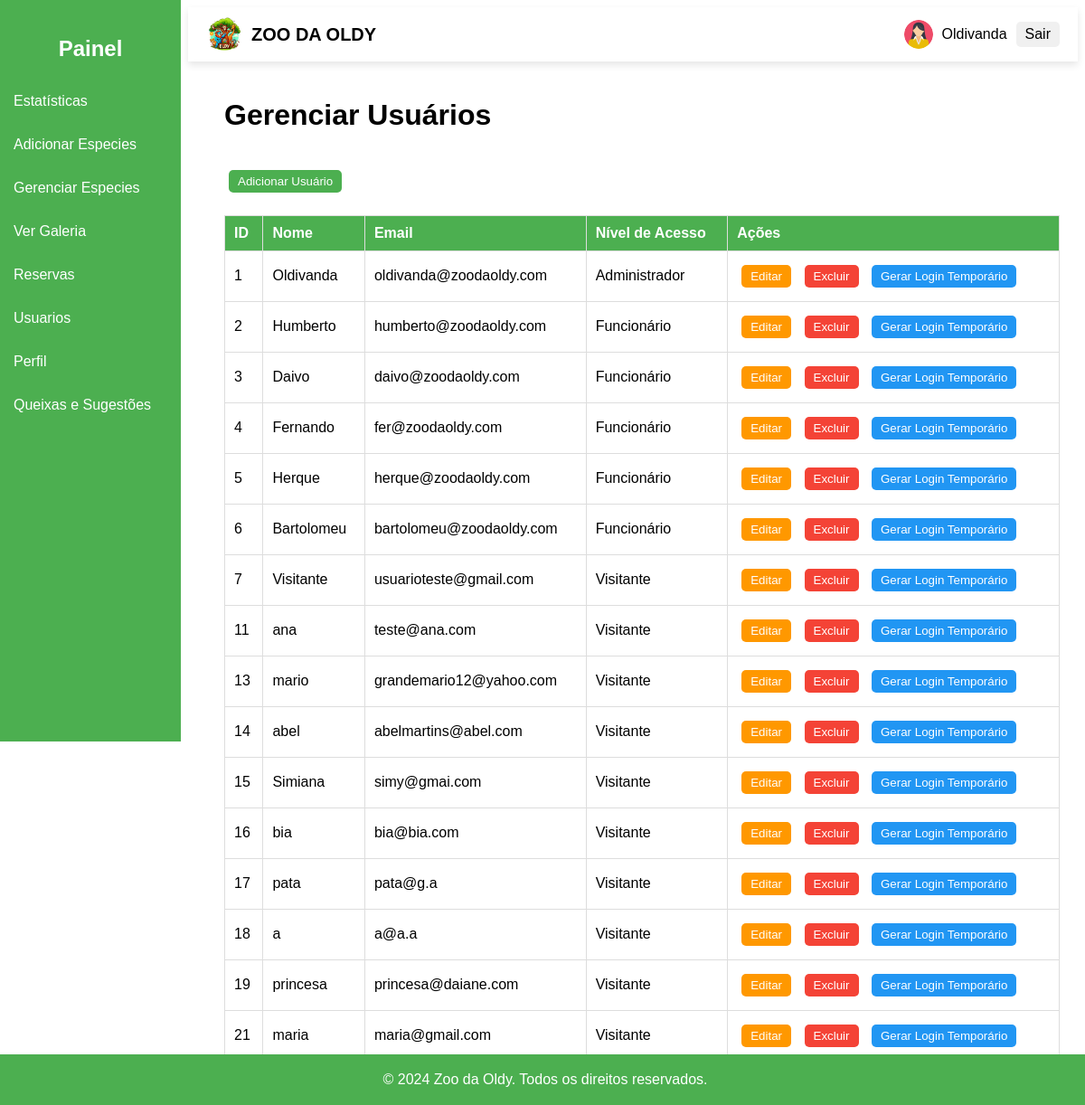
The page /admin/painel.php?page=gerir_usuarios (signed in) on the database its author committed.
### tables this page shows
CREATE TABLE `usuarios` (
  `id` int(11) NOT NULL,
  `username` varchar(50) NOT NULL,
  `password` varchar(255) NOT NULL,
  `nivel_id` int(11) NOT NULL,
  `nome` varchar(100) NOT NULL,
  `apelido` varchar(100) DEFAULT NULL,
  `sexo` enum('M','F','Outro') NOT NULL,
  `endereco` varchar(255) DEFAULT NULL,
  `nacionalidade` varchar(100) DEFAULT NULL,
  `telefone` varchar(15) DEFAULT NULL,
  `data_nascimento` date DEFAULT NULL,
  `ocupacao` varchar(100) DEFAULT NULL,
  `email` varchar(100) DEFAULT NULL,
  `created_at` timestamp NOT NULL DEFAULT current_timestamp(),
  `reset_token` varchar(255) DEFAULT NULL
);

### admin/gerir_usuarios.php (the view, shortened to what this page needs)
<?php
$conn = conectarBancoDeDados();
$stmt = $conn->prepare("SELECT * FROM usuarios");
$stmt->execute();
$usuarios = $stmt->fetchAll(PDO::FETCH_ASSOC);
?>
<!DOCTYPE html>
<html lang="pt-br">
<head>
</head>
<body>
    <h1>Gerenciar Usuários</h1>
    <button class="btn add-btn" onclick="abrirModalAdicionar()">Adicionar Usuário</button>
    <table>
        <thead>
            <tr>
                <th>ID</th>
                <th>Nome</th>
                <th>Email</th>
                <th>Nível de Acesso</th>
                <th>Ações</th>
            </tr>
        </thead>
        <tbody>
            <?php foreach ($usuarios as $usuario) : ?>
                <tr>
                    <td><?= htmlspecialchars($usuario['id']); ?></td>
                    <td><?= htmlspecialchars($usuario['nome']); ?></td>
                    <td><?= htmlspecialchars($usuario['email']); ?></td>
                    <td>
                        <?= $usuario['nivel_id'] == 1 ? 'Administrador' : ($usuario['nivel_id'] == 2 ? 'Funcionário' : 'Visitante'); ?>
                    </td>
                    <td>
                        <button class="btn edit-btn" onclick="abrirModalEditar(<?= $usuario['id']; ?>)">Editar</button>
                        <button class="btn delete-btn" onclick="excluirUsuario(<?= $usuario['id']; ?>)">Excluir</button>
                        <button class="btn temp-login-btn" onclick="gerarLoginTemporario(<?= $usuario['id']; ?>)">Gerar Login Temporário</button>
                    </td>
                </tr>
            <?php endforeach; ?>
        </tbody>
    </table>
</body>
</html>

### admin/painel.php (shortened to what this page needs)
<?php
$host = 'localhost';
$db = 'zoo_da_oldy';
$user = 'root';
$pass = '';
$charset = 'utf8mb4';
$dsn = "mysql:host=$host;dbname=$db;charset=$charset";
$options = [
    PDO::ATTR_ERRMODE => PDO::ERRMODE_EXCEPTION,
    PDO::ATTR_DEFAULT_FETCH_MODE => PDO::FETCH_ASSOC,
    PDO::ATTR_EMULATE_PREPARES => false,
];
try {
    $pdo = new PDO($dsn, $user, $pass, $options);
} catch (\PDOException $e) {
    die("Erro na conexão com o banco de dados: " . $e->getMessage());
}
$user_id = $_SESSION['user_id'];
$stmt = $pdo->prepare("SELECT nome, sexo FROM usuarios WHERE id = :id");
$stmt->execute(['id' => $user_id]);
$user = $stmt->fetch();
$avatar = '';
if ($user['sexo'] == 'M') {
    $avatar = '../imagens/icones/homem.png';
} elseif ($user['sexo'] == 'F') {
    $avatar = '../imagens/icones/mulher.png';
} else {
    $avatar = '../imagens/icones/user.png';
}
$active_menu = isset($_GET['page']) ? $_GET['page'] : 'dashboard';
?>
<!DOCTYPE html>
<html lang="pt-br">
<head>
</head>
<body>
    <div class="top-bar">
        <div class="logo">
            <img src="../imagens/logo.png" alt="Logo Zoo da Oldy">
            <span style="font-weight: bold; font-size: 20px;">ZOO DA OLDY</span>
        </div>
        <div class="user-info">
            <img src="<?php echo $avatar; ?>" alt="Avatar" class="avatar">
            <span><?php echo htmlspecialchars($user['nome']); ?></span>
            <a href="logout.php" class="logout-btn">Sair</a>
        </div>
    </div>
    <div class="sidebar">
        <h2>Painel</h2>
        <ul>
            <li class="<?php echo $active_menu == 'dashboard' ? 'active' : ''; ?>"><a href="?page=estatistica">Estatísticas</a></li>
            <li class="<?php echo $active_menu == 'galeria' ? 'active' : ''; ?>"><a href="?page=adicionar_especie">Adicionar Especies</a></li>
            <li class="<?php echo $active_menu == 'perfil' ? 'active' : ''; ?>"><a href="?page=gerenciar_especies">Gerenciar Especies</a></li>
            <li class="<?php echo $active_menu == 'perfil' ? 'active' : ''; ?>"><a href="?page=galeria_especies">Ver Galeria</a></li>
            <li class="<?php echo $active_menu == 'perfil' ? 'active' : ''; ?>"><a href="?page=gerenciar_reservas">Reservas</a></li>
            <li class="<?php echo $active_menu == 'reserva' ? 'active' : ''; ?>"><a href="?page=gerir_usuarios">Usuarios</a></li>
            <li class="<?php echo $active_menu == 'perfil' ? 'active' : ''; ?>"><a href="?page=perfil">Perfil</a></li>
            <li class="<?php echo $active_menu == 'queixas' ? 'active' : ''; ?>"><a href="?page=gerenciar_reclamacoes">Queixas e Sugestões</a>
        </ul>
    </div>
    <div class="main-content">
        <?php
        $page = isset($_GET['page']) ? $_GET['page'] : 'dashboard';
        $page_file = "$page.php";
        if (file_exists($page_file)) {
            include $page_file;
        } else {
            echo "<p>Página não encontrada.</p>";
        }
        ?>
    </div>
    <footer>
        <p>© <span id="currentYear"></span> Zoo da Oldy. Todos os direitos reservados.</p>
    </footer>
</body>
</html>

### admin/painel.php (style rules this page uses)
.top-bar { display: flex; justify-content: space-between; align-items: center; padding: 10px 20px; background-color: #ffffff; box-shadow: 0px 4px 8px rgba(0, 0, 0, 0.1); z-index: 10; position: relative; margin-left: 200px; }
.top-bar .logo { display: flex; align-items: center; }
.top-bar .logo img { height: 40px; margin-right: 10px; }
.top-bar .user-info { display: flex; align-items: center; }
.top-bar .user-info .avatar { width: 32px; height: 32px; border-radius: 50%; margin-right: 10px; }
.top-bar .logout-btn { color: #000; text-decoration: none; padding: 5px 10px; background-color: #f0f0f0; border-radius: 5px; margin-left: 10px; }
.sidebar { width: 200px; background-color: #4CAF50; height: 100vh; position: fixed; top: 0; left: 0; padding-top: 20px; color: white; z-index: 1000; }
.sidebar h2 { text-align: center; }
.sidebar ul { list-style: none; padding: 0; }
.sidebar ul li { padding: 15px; }
.sidebar ul li a { color: white; text-decoration: none; display: block; }
.main-content { margin-left: 220px; padding: 20px; box-sizing: border-box; width: calc(100% - 220px); min-height: calc(100vh - 50px); padding-bottom: 40px; }
footer { background-color: #4CAF50; color: white; text-align: center; padding: 3px; position: fixed; bottom: 0; left: 0; width: 100%; z-index: 1000; }

### admin/gerir_usuarios.php (style rules this page uses)
body { font-family: Arial, sans-serif; overflow-y: auto; }
table { width: 100%; border-collapse: collapse; margin-top: 20px; }
th, td { padding: 10px; text-align: left; border: 1px solid #ddd; }
th { background-color: #4CAF50; color: white; }
.btn { padding: 5px 10px; margin: 5px; border: none; color: white; cursor: pointer; border-radius: 5px; }
.edit-btn { background-color: #ff9800; }
.delete-btn { background-color: #f44336; }
.temp-login-btn { background-color: #2196F3; }
.add-btn { background-color: #4CAF50; margin-top: 20px; }

### rows shown on the page
usuarios: nome "Oldivanda", id "1", email "oldivanda@zoodaoldy.com", shows "Administrador"
usuarios: id "2", nome "Humberto", email "humberto@zoodaoldy.com", shows "Funcionário"
usuarios: id "3", nome "Daivo", email "daivo@zoodaoldy.com", shows "Funcionário"
usuarios: id "4", nome "Fernando", email "fer@zoodaoldy.com", shows "Funcionário"
usuarios: id "5", nome "Herque", email "herque@zoodaoldy.com", shows "Funcionário"
usuarios: id "6", nome "Bartolomeu", email "bartolomeu@zoodaoldy.com", shows "Funcionário"
usuarios: id "7", nome "Visitante", email "usuarioteste@gmail.com"
usuarios: id "11", nome "ana", email "teste@ana.com", shows "Visitante"
usuarios: id "13", nome "mario", email "grandemario12@yahoo.com", shows "Visitante"
usuarios: id "14", nome "abel", email "abelmartins@abel.com", shows "Visitante"
usuarios: id "15", nome "Simiana", email "simy@gmai.com", shows "Visitante"
usuarios: id "16", nome "bia", email "bia@bia.com", shows "Visitante"
usuarios: id "17", nome "pata", email "pata@g.a", shows "Visitante"
usuarios: id "18", nome "a", email "a@a.a", shows "Visitante"
usuarios: id "19", nome "princesa", email "princesa@daiane.com", shows "Visitante"
usuarios: id "21", nome "maria", email "maria@gmail.com", shows "Visitante"
